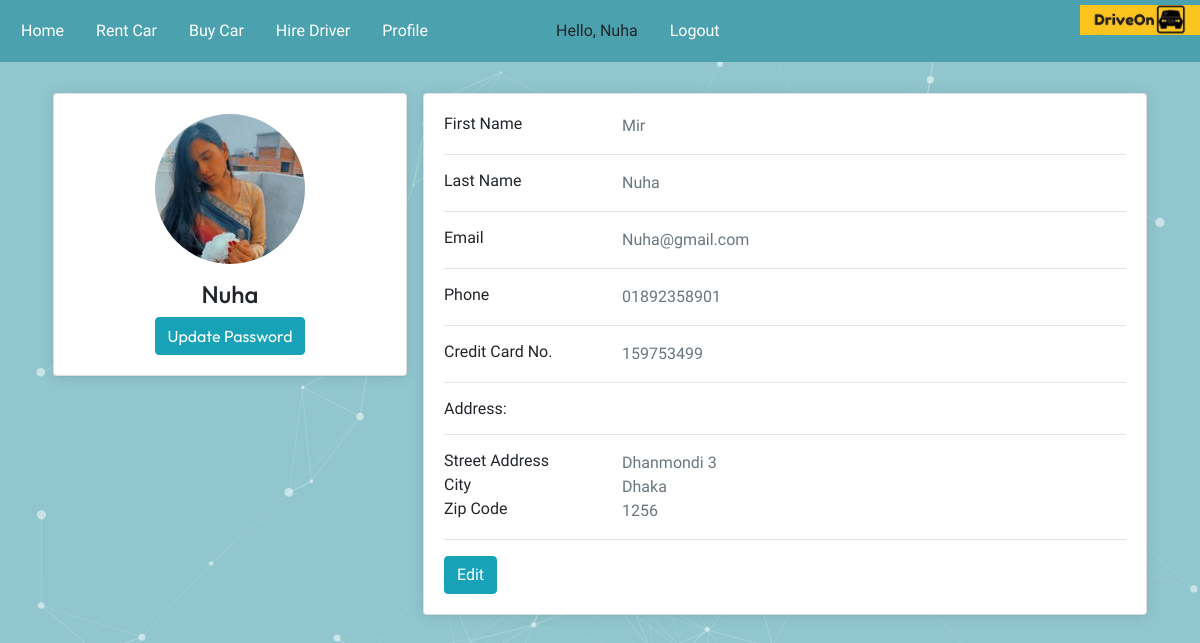
Page /profile/ (signed in) on the committed database.
### cusProfile/models.py (models this page shows, shortened)
class CusProfile(models.Model):
    user = models.OneToOneField(User, on_delete=models.CASCADE)
    image = models.ImageField(default='default.jpg', upload_to='profile_pic')
    phone_num = models.CharField(default='+8800000000', max_length=11)
    credit_card_num = models.CharField(default='159753456', max_length=10)
    address = models.CharField(default='Address', max_length=100)
    city = models.CharField(default='City', max_length=20)
    zip_code = models.CharField(default='0000', max_length=4)

### demo/views.py (the view)
# urls.py: path('profile/', driveon.viewProfile, name='view-profile'),
@login_required(login_url='login')
def viewProfile(request):
    user_id = request.user
    pro_info = CusProfile.objects.filter(user=request.user).first()
    context={
        'user_id': user_id,
        'pro_info': pro_info
    }
    return render(request, 'userprofile.html', context)

### demo/templates/userprofile.html (shortened to what this page needs)
{% extends 'base.html' %}
{% load static %}
{% block content %}
<!DOCTYPE html>
<html lang="en">
    <head>
        <link rel="stylesheet" href="{% static 'assets/css/profile.css' %}">
        <link href='https://stackpath.bootstrapcdn.com/bootstrap/4.4.1/css/bootstrap.min.css' rel='stylesheet'>
        <link href='https://cdnjs.cloudflare.com/ajax/libs/jquery/3.2.1/jquery.min.js' rel='stylesheet'>
        <link href='https://stackpath.bootstrapcdn.com/bootstrap/4.4.1/js/bootstrap.bundle.min.js' rel='stylesheet'>
      </head>
<body>
  <div id="particles-js"></div>
<div class="container" >
    <div class="main-body">
          <div class="row gutters-sm">
            <div class="col-lg-4">
              <div class="card">
                <div class="card-body">
                  <div class="d-flex flex-column align-items-center text-center">
                    <img src="{{pro_info.image.url}}" alt="{{user_id.username}}.jpg" class="rounded-circle" width="150">
                    <div class="mt-3">
                      <h4>{{user_id.username}}</h4>
                    </div>
                    <div class="col-sm-12">
                      <a class="btn btn-info "  href="{% url 'change-password' %}">Update Password</a>
                    </div>
                  </div>
                </div>
              </div>
            </div>
            <div class="col-md-8">
              <div class="card mb-3">
                <div class="card-body">
                  <div class="row">
                    <div class="col-sm-3">
                      <h6 class="mb-0">First Name</h6>
                    </div>
                    <div class="col-sm-9 text-secondary">
                      {{user_id.first_name}}
                    </div>
                  </div>
                  <hr>
                  <div class="row">
                    <div class="col-sm-3">
                      <h6 class="mb-0">Last Name</h6>
                    </div>
                    <div class="col-sm-9 text-secondary">
                      {{user_id.last_name}}
                    </div>
                  </div>
                  <hr>
                  <div class="row">
                    <div class="col-sm-3">
                      <h6 class="mb-0">Email</h6>
                    </div>
                    <div class="col-sm-9 text-secondary">
                      {{user_id.email}}
                    </div>
                  </div>
                  <hr>
                  <div class="row">
                    <div class="col-sm-3">
                      <h6 class="mb-0">Phone</h6>
                    </div>
                    <div class="col-sm-9 text-secondary">
                      {{pro_info.phone_num}}
                    </div>
                  </div>
                  <hr>
                  <div class="row">
                    <div class="col-sm-3">
                      <h6 class="mb-0">Credit Card No.</h6>
                    </div>
                    <div class="col-sm-9 text-secondary">
                      {{pro_info.credit_card_num}}
                    </div>
                  </div>
                  <hr>
                  <div class="row">
                    <div class="col-sm-3">
                      <h6 class="mb-0">Address:</h6>
                    </div>
                  </div>
                  <hr>
                  <div class="row">
                    <div class="col-sm-3">
                      <h6 class="mb-0">Street Address</h6>
                    </div>
                    <div class="col-sm-9 text-secondary">
                      {{pro_info.address}}
                    </div>
                  </div>
                  <div class="row">
                    <div class="col-sm-3">
                      <h6 class="mb-0">City</h6>
                    </div>
                    <div class="col-sm-9 text-secondary">
                      {{pro_info.city}}
                    </div>
                  </div>
                  <div class="row">
                    <div class="col-sm-3">
                      <h6 class="mb-0">Zip Code</h6>
                    </div>
                    <div class="col-sm-9 text-secondary">
                      {{pro_info.zip_code}}
                    </div>
                  </div>
                  <hr>
                  <div class="row">
                    <div class="col-sm-12">
                      <a class="btn btn-info "  href="{% url 'edit-profile' %}">Edit</a>
                    </div>
                  </div>
                </div>
              </div>
            </div>
          </div>
        </div>
    </div>
</body>
</html>
{% endblock %}

### demo/templates/base.html (shortened to what this page needs)
{% load static %}
<!DOCTYPE html>
<html>
<head>
</head>
<body>
  <div class="logo">
    <a href="{% url 'home' %}" ><img src="{% static 'assets/logo.jpg' %}" alt="logo"></a>
  </div>
    <ul>
      <li><a href="{% url 'home' %}">Home</a></li>
      <li><a href="{% url 'rent-car' %}">Rent Car</a></li>
      <li><a href="{% url 'buy-car' %}">Buy Car</a></li>
      <li><a href="{% url 'driver' %}">Hire Driver</a></li>
      <li><a href="{% url 'view-profile' %}">Profile</a></li>
    <li><a href="#">                          </a></li>
    <li><a href="#">                           </a></li>
        <li><a href="#">                          </a></li>
      <li><a>Hello, {{request.user}}</a></li>
      <li><a href="{% url 'logout' %}">Logout</a></li>
    </ul>
    {% block content %}
    {% endblock %}
</body>
</html>

### demo/static/assets/css/profile.css (style rules this page uses)
body { margin-top:20px; color: #1a202c; text-align: left; background-color: #e2e8f0; font-family: 'Ropa Sans', sans-serif }
.main-body { padding: 15px; }
.card { box-shadow: 0 1px 15px 0 rgba(0,0,0,.1), 0 1px 2px 0 rgba(0,0,0,.06); }
.card { position: relative; display: flex; flex-direction: column; min-width: 0; word-wrap: break-word; background-color: #fff; background-clip: border-box; border: 0 solid rgba(0,0,0,.125); border-radius: .25rem; }
.col-md-8,.col-lg-8 { font-family: 'Ropa Sans', sans-serif }
.col-lg-4 { font-family: 'Outfit', sans-serif }
.card-body { flex: 1 1 auto; min-height: 1px; padding: 1rem; }
.gutters-sm { margin-right: -8px; margin-left: -8px; }
.gutters-sm>.col, .gutters-sm>[class*=col-] { padding-right: 8px; padding-left: 8px; }
.mb-3, .my-3 { margin-bottom: 1rem!important; }
#particles-js { position: fixed; z-index: -1; width: 100%; height: 100%; top: 0; left: 0; background-color:#91c6cf; }
.container { position: relative; z-index: 1; }

### rows in the picture
CusProfile: image (picture), phone_num "01892358901", credit_card_num "159753499", address "Dhanmondi 3", city "Dhaka", zip_code "1256"

### other values in the picture
{{ request.user }} "Nuha"
{{ user_id.username }} "Nuha"
{{ user_id.first_name }} "Mir"
{{ user_id.last_name }} "Nuha"
{{ user_id.email }} "Nuha@gmail.com"
